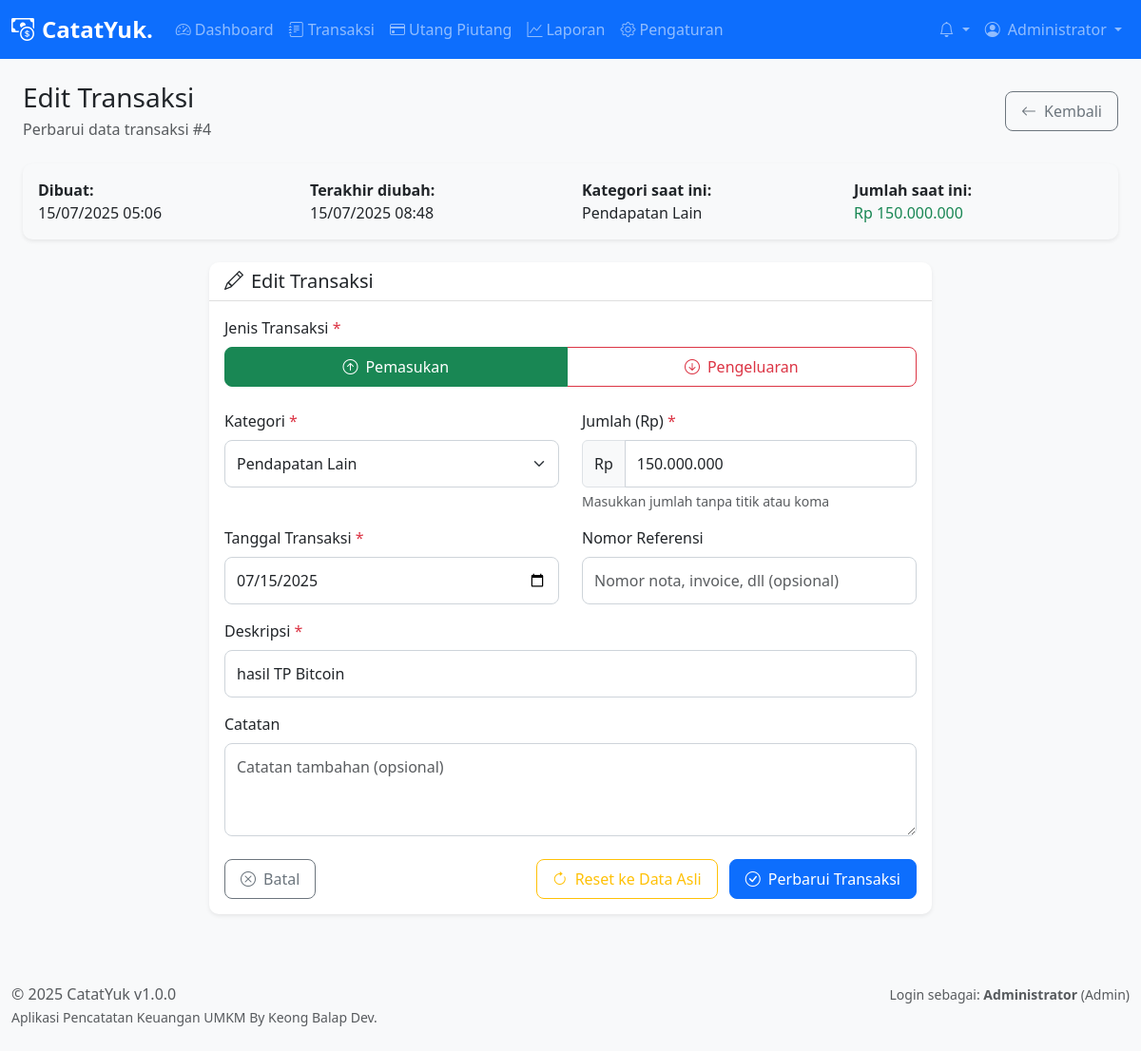
The app's page /pages/transactions/edit.php?id=4 (signed in) with its own data.
### tables this page shows
CREATE TABLE `transactions` (
  `id` int(11) NOT NULL,
  `user_id` int(11) NOT NULL,
  `category_id` int(11) NOT NULL,
  `type` enum('income','expense') NOT NULL,
  `amount` decimal(15,2) NOT NULL,
  `description` text DEFAULT NULL,
  `transaction_date` date NOT NULL,
  `reference_number` varchar(50) DEFAULT NULL,
  `notes` text DEFAULT NULL,
  `created_at` timestamp NOT NULL DEFAULT current_timestamp(),
  `updated_at` timestamp NOT NULL DEFAULT current_timestamp() ON UPDATE current_timestamp()
);

CREATE TABLE `categories` (
  `id` int(11) NOT NULL,
  `name` varchar(100) NOT NULL,
  `type` enum('income','expense') NOT NULL,
  `description` text DEFAULT NULL,
  `created_at` timestamp NOT NULL DEFAULT current_timestamp()
);

### includes/functions.php (called while the page is built, shortened)
<?php
function formatCurrency($amount) {
    return 'Rp ' . number_format($amount, 0, ',', '.');
}
function formatDateTime($datetime, $format = 'd/m/Y H:i') {
    return date($format, strtotime($datetime));
}
?>

### pages/transactions/edit.php (the view, shortened to what this page needs)
<?php
require_once '../../includes/functions.php';
$transaction_id = intval($_GET['id'] ?? 0);
$errors = [];
$transaction = null;
try {
    $db = getDB();
    $stmt = $db->prepare("
        SELECT t.*, c.name as category_name, c.type as category_type
        FROM transactions t
        LEFT JOIN categories c ON t.category_id = c.id
        WHERE t.id = ?
    ");
    $stmt->execute([$transaction_id]);
    $transaction = $stmt->fetch();
} catch (Exception $e) {
    error_log('Edit transaction fetch error: ' . $e->getMessage());
    setFlashMessage('error', 'Terjadi kesalahan sistem');
    header('Location: index.php');
    exit();
}
if ($_SERVER['REQUEST_METHOD'] === 'POST') {
    $type = sanitizeInput($_POST['type'] ?? '');
    $category_id = intval($_POST['category_id'] ?? 0);
    $amount = getCurrencyValue($_POST['amount'] ?? '0');
    $description = sanitizeInput($_POST['description'] ?? '');
    $transaction_date = $_POST['transaction_date'] ?? '';
    $reference_number = sanitizeInput($_POST['reference_number'] ?? '');
    $notes = sanitizeInput($_POST['notes'] ?? '');
    if (empty($type) || !in_array($type, ['income', 'expense'])) {
        $errors[] = 'Jenis transaksi harus dipilih';
    }
    if ($category_id <= 0) {
        $errors[] = 'Kategori harus dipilih';
    }
    if ($amount <= 0) {
        $errors[] = 'Jumlah harus lebih dari 0';
    }
    if (empty($description)) {
        $errors[] = 'Deskripsi harus diisi';
    }
    if (empty($transaction_date)) {
        $errors[] = 'Tanggal transaksi harus diisi';
    } elseif (strtotime($transaction_date) > time()) {
        $errors[] = 'Tanggal transaksi tidak boleh di masa depan';
    }
    if ($category_id > 0) {
        try {
            $stmt = $db->prepare("SELECT type FROM categories WHERE id = ?");
            $stmt->execute([$category_id]);
            $category = $stmt->fetch();
            if (!$category) {
                $errors[] = 'Kategori tidak valid';
            } elseif ($category['type'] !== $type) {
                $errors[] = 'Kategori tidak sesuai dengan jenis transaksi';
            }
        } catch (Exception $e) {
            $errors[] = 'Terjadi kesalahan validasi kategori';
        }
    }
    if (empty($errors)) {
        try {
            $stmt = $db->prepare("
                UPDATE transactions
                SET category_id = ?, type = ?, amount = ?, description = ?,
                    transaction_date = ?, reference_number = ?, notes = ?, updated_at = NOW()
                WHERE id = ?
            ");
            $result = $stmt->execute([
                $category_id,
                $type,
                $amount,
                $description,
                $transaction_date,
                $reference_number ?: null,
                $notes ?: null,
                $transaction_id
            ]);
            if ($result) {
                logActivity('transaction_updated', "Updated {$type} transaction: {$description} - " . formatCurrency($amount));
                setFlashMessage('success', 'Transaksi berhasil diperbarui');
                header('Location: index.php');
                exit();
            } else {
                $errors[] = 'Gagal memperbarui transaksi';
            }
        } catch (Exception $e) {
            error_log('Update transaction error: ' . $e->getMessage());
            $errors[] = 'Terjadi kesalahan sistem. Silakan coba lagi.';
        }
    }
} else {
    $type = $transaction['type'];
    $category_id = $transaction['category_id'];
    $amount = number_format($transaction['amount'], 0, ',', '.');
    $description = $transaction['description'];
    $transaction_date = $transaction['transaction_date'];
    $reference_number = $transaction['reference_number'];
    $notes = $transaction['notes'];
}
try {
    $stmt = $db->prepare("SELECT * FROM categories ORDER BY type ASC, name ASC");
    $stmt->execute();
    $categories = $stmt->fetchAll();
    $income_categories = array_filter($categories, function($cat) { return $cat['type'] === 'income'; });
} catch (Exception $e) {
    error_log('Categories fetch error: ' . $e->getMessage());
    $income_categories = [];
    $expense_categories = [];
}
include '../../components/header.php';
?>
<div class="container-fluid">
    <div class="row mb-4">
        <div class="col-12">
            <div class="d-flex justify-content-between align-items-center">
                <div>
                    <h1 class="h3 mb-1">Edit Transaksi</h1>
                    <p class="text-muted mb-0">Perbarui data transaksi #<?php echo $transaction_id; ?></p>
                </div>
                <div>
                    <a href="index.php" class="btn btn-outline-secondary">
                        <i class="bi bi-arrow-left me-2"></i>Kembali
                    </a>
                </div>
            </div>
        </div>
    </div>
    <div class="row mb-4">
        <div class="col-12">
            <div class="card bg-light">
                <div class="card-body">
                    <div class="row">
                        <div class="col-md-3">
                            <strong>Dibuat:</strong><br>
                            <?php echo formatDateTime($transaction['created_at']); ?>
                        </div>
                        <div class="col-md-3">
                            <strong>Terakhir diubah:</strong><br>
                            <?php echo formatDateTime($transaction['updated_at']); ?>
                        </div>
                        <div class="col-md-3">
                            <strong>Kategori saat ini:</strong><br>
                            <?php echo htmlspecialchars($transaction['category_name']); ?>
                        </div>
                        <div class="col-md-3">
                            <strong>Jumlah saat ini:</strong><br>
                            <span class="text-<?php echo $transaction['type'] === 'income' ? 'success' : 'danger'; ?>">
                                <?php echo formatCurrency($transaction['amount']); ?>
                            </span>
                        </div>
                    </div>
                </div>
            </div>
        </div>
    </div>
    <div class="row justify-content-center">
        <div class="col-lg-8">
            <div class="card">
                <div class="card-header">
                    <h5 class="card-title mb-0">
                        <i class="bi bi-pencil me-2"></i>Edit Transaksi
                    </h5>
                </div>
                <div class="card-body">
                    <form method="POST" action="" id="editTransactionForm">
                        <div class="row mb-4">
                            <div class="col-12">
                                <label class="form-label">Jenis Transaksi <span class="text-danger">*</span></label>
                                <div class="btn-group w-100" role="group">
                                    <label class="btn btn-outline-success" for="type_income">
                                        <i class="bi bi-arrow-up-circle me-2"></i>Pemasukan
                                    </label>
                                    <label class="btn btn-outline-danger" for="type_expense">
                                        <i class="bi bi-arrow-down-circle me-2"></i>Pengeluaran
                                    </label>
                                </div>
                            </div>
                        </div>
                        <div class="row">
                            <div class="col-md-6 mb-3">
                                <label for="category_id" class="form-label">Kategori <span class="text-danger">*</span></label>
                                <select class="form-select" id="category_id" name="category_id" required>
                                    <optgroup label="Pemasukan" id="income_categories" style="display: <?php echo $type === 'income' ? 'block' : 'none'; ?>;">
                                        <?php foreach ($income_categories as $category): ?>
                                            <option value="<?php echo $category['id']; ?>"
                                                    <?php echo $category_id == $category['id'] ? 'selected' : ''; ?>>
                                                <?php echo htmlspecialchars($category['name']); ?>
                                            </option>
                                        <?php endforeach; ?>
                                    </optgroup>
                                </select>
                            </div>
                            <div class="col-md-6 mb-3">
                                <label for="amount" class="form-label">Jumlah (Rp) <span class="text-danger">*</span></label>
                                <div class="input-group">
                                    <span class="input-group-text">Rp</span>
                                    <input type="text" class="form-control currency-input" id="amount" name="amount"
                                           placeholder="0" value="<?php echo htmlspecialchars($amount); ?>" required>
                                </div>
                                <div class="form-text">Masukkan jumlah tanpa titik atau koma</div>
                            </div>
                        </div>
                        <div class="row">
                            <div class="col-md-6 mb-3">
                                <label for="transaction_date" class="form-label">Tanggal Transaksi <span class="text-danger">*</span></label>
                                <input type="date" class="form-control" id="transaction_date" name="transaction_date"
                                       value="<?php echo htmlspecialchars($transaction_date); ?>" required>
                            </div>
                            <div class="col-md-6 mb-3">
                                <label for="reference_number" class="form-label">Nomor Referensi</label>
                                <input type="text" class="form-control" id="reference_number" name="reference_number"
                                       placeholder="Nomor nota, invoice, dll (opsional)"
                                       value="<?php echo htmlspecialchars($reference_number); ?>">
                            </div>
                        </div>
                        <div class="mb-3">
                            <label for="description" class="form-label">Deskripsi <span class="text-danger">*</span></label>
                            <input type="text" class="form-control" id="description" name="description"
                                   placeholder="Deskripsi singkat transaksi"
                                   value="<?php echo htmlspecialchars($description); ?>" required>
                        </div>
                        <div class="mb-4">
                            <label for="notes" class="form-label">Catatan</label>
                            <textarea class="form-control" id="notes" name="notes" rows="3"
                                      placeholder="Catatan tambahan (opsional)"><?php echo htmlspecialchars($notes); ?></textarea>
                        </div>
                        <div class="d-flex justify-content-between">
                            <a href="index.php" class="btn btn-outline-secondary">
                                <i class="bi bi-x-circle me-2"></i>Batal
                            </a>
                            <div>
                                <button type="button" class="btn btn-outline-warning me-2" onclick="resetForm()">
                                    <i class="bi bi-arrow-clockwise me-2"></i>Reset ke Data Asli
                                </button>
                                <button type="submit" class="btn btn-primary">
                                    <i class="bi bi-check-circle me-2"></i>Perbarui Transaksi
                                </button>
                            </div>
                        </div>
                    </form>
                </div>
            </div>
        </div>
    </div>
</div>
<?php include '../../components/footer.php'; ?>

### assets/css/style.css (style rules this page uses)
:root { --primary-color: #0d6efd; --secondary-color: #6c757d; --success-color: #198754; --danger-color: #dc3545; --warning-color: #ffc107; --info-color: #0dcaf0; --light-color: #f8f9fa; --dark-color: #212529; }
body { font-family: 'Segoe UI', Tahoma, Geneva, Verdana, sans-serif; background-color: #f8f9fa; }
.card { border: none; border-radius: 10px; box-shadow: 0 0.125rem 0.25rem rgba(0, 0, 0, 0.075); transition: box-shadow 0.15s ease-in-out; }
.card-header { background-color: transparent; border-bottom: 1px solid rgba(0, 0, 0, 0.125); font-weight: 600; }
.btn { border-radius: 8px; font-weight: 500; padding: 0.5rem 1rem; }
.btn-primary { background-color: var(--primary-color); border-color: var(--primary-color); }
.form-control, .form-select { border-radius: 8px; border: 1px solid #ced4da; padding: 0.75rem; }
.form-label { font-weight: 500; color: var(--dark-color); margin-bottom: 0.5rem; }

### records on screen
transactions: created_at "15/07/2025 05:06", updated_at "15/07/2025 08:48", category.name "Pendapatan Lain", amount "Rp 150.000.000", category_id "Pendapatan Lain", transaction_date "07/15/2025", description "hasil TP Bitcoin"

### other values on screen
getCurrentUser()['full_name'] "Administrator"
$transaction_id "4"
APP_NAME "CatatYuk"
APP_VERSION "1.0.0"
getCurrentUser()['role'] "Admin"
